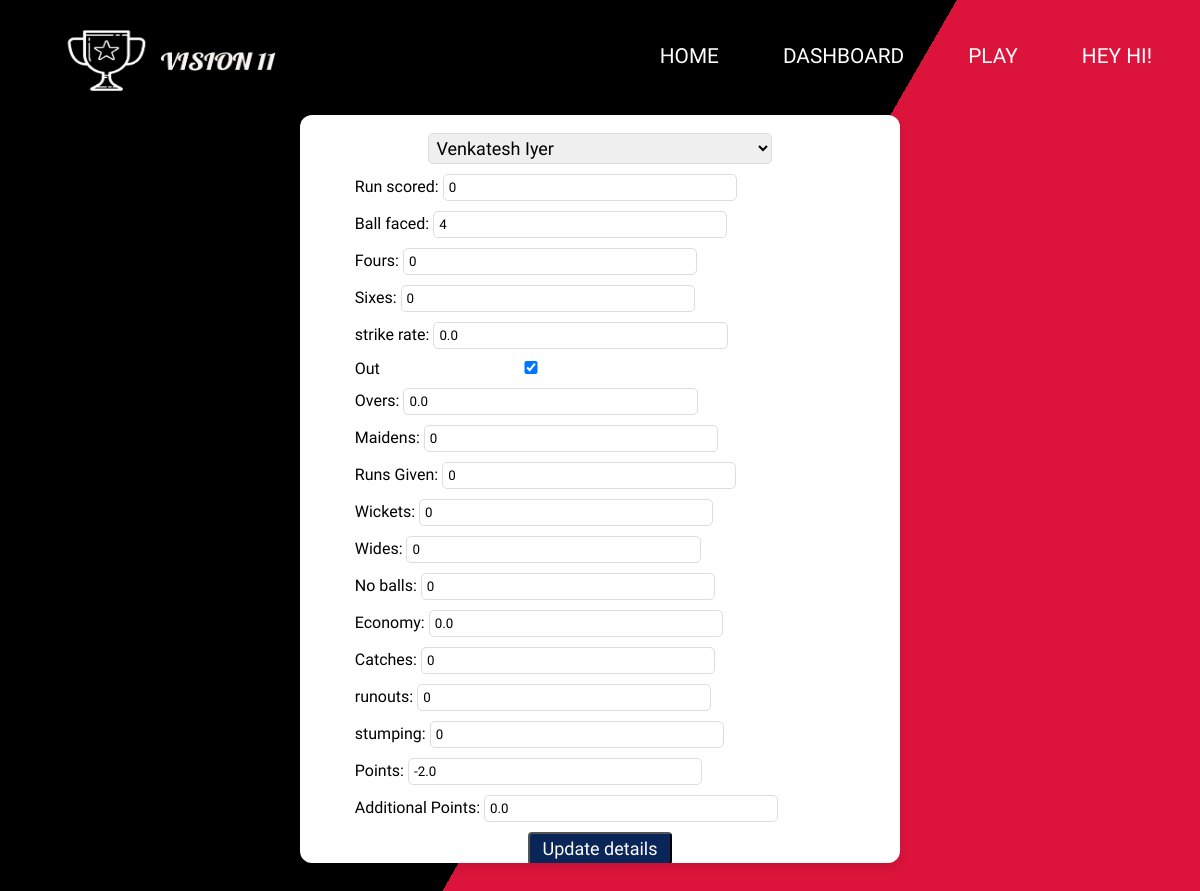
Page /playermatchdata/match=1 (signed in) on the committed database.
### usermanagerAPP/models.py (models this page shows, shortened)
class User1(AbstractUser):
    first_name = models.CharField(
        max_length=20
    )
    last_name = models.CharField(
        max_length=20
    )
    username = models.CharField(
        max_length=20,
        unique=True
    )
    age = models.IntegerField(
        null=True,
        blank=True
    )
    email = models.EmailField(
        max_length=50
    )
    vision_credits = models.FloatField(
        default=0
    )
    currency_type = models.CharField(
        choices=Currency_Choices,
        default=Choices.VISION_CANDIES,
        max_length=50
    )
    gender_type = models.CharField(
        choices=Gender_Choices,
        null=True,
        max_length=10
    )
    country = models.CharField(
        max_length=50
    )
    adult = models.BooleanField(
        'Adult_status',
        default=False
    )
    staff = models.BooleanField(
        'Staff_status',
        default=False
    )
    superuser = models.BooleanField(
        'super_user_status',
        default=False
    )
    aadhar_image = models.FileField(
        upload_to='others',
        null=True,
        blank=True
    )
    contests_won = models.IntegerField(
        default=0
    )
    objects = UserManager()
    @property
    def is_staff(self):
        return self.staff

### mainAPP/models.py (models this page shows, shortened)
class PlayersMatchData(models.Model):
    pid = models.ForeignKey(
        Player,
        on_delete=models.CASCADE
    )
    match_url = models.ForeignKey(
        Match,
        on_delete=models.Case
    )
    runsScored = models.IntegerField(default=0)
    ballsFaced = models.IntegerField(default=0)
    fours = models.IntegerField(default=0)
    sixes = models.IntegerField(default=0)
    strikeRate = models.FloatField(default=0)
    out = models.BooleanField(
        default=False
    )
    overs = models.FloatField(default=0)
    maidens = models.IntegerField(default=0)
    runsGiven = models.IntegerField(default=0)
    wickets = models.IntegerField(default=0)
    wides = models.IntegerField(default=0)
    noBalls = models.IntegerField(default=0)
    economy = models.FloatField(default=0)
    catches = models.IntegerField(
        default=0
    )
    runouts = models.IntegerField(
        default=0
    )
    stumpings = models.IntegerField(
        default=0
    )
    points = models.FloatField(
        default=0
    )
    additional_points = models.FloatField(
        default=0
    )

### mainAPP/views.py (the view)
# urls.py: path('playermatchdata/match=<int:mid>',views.RenderPlayerMatchData),
@login_required(login_url='/accounts/login')
def RenderPlayerMatchData(request,mid):
    try:
        if request.user.is_staff:
            return vision11_render().render_player_matchdata(request,mid)
        return redirect('/')
    except Exception as e:
        return redirect('/staff')

### mainAPP/repository.py (called while the page is built)
    def render_player_matchdata(self, request, mid):
        try:
            match = Match.objects.get(id=mid)
        except:
            return HttpResponseBadRequest('Match does not Exists!!')
        get_players = PlayersMatchData.objects.filter(match_url=match)
        return render(request, 'playermatchdata.html', {'players_data': get_players})

### templates/playermatchdata.html (shortened to what this page needs)
{% load static %}
<!DOCTYPE html>
<html lang="en">
<head>
    <link rel="stylesheet" href="{% static 'css/playermatchdata.css' %}">
    <link rel="stylesheet" href="https://stackpath.bootstrapcdn.com/font-awesome/4.7.0/css/font-awesome.min.css">
    <link rel="stylesheet" href="{% static 'css/navbar.css' %}">
</head>
<body>
    {% include 'navbar.html' %}
    <div class="multicolorbg">
        <div class="box" id="box">
            <select name="userselectedteam" id="players" onchange="show_player_data()">
                {% for players in players_data %}
                <option value="{{ players.pid.pid }}">{{ players.pid.player_name }}</option>
                {% endfor %}
              </select>
            {% for players in players_data %}
            <form class="suggestion_form"  id="player{{ players.pid.pid }}" action="/updateplayermatchdata/match={{ players.match_url.id }}/player={{ players.pid.pid }}" method="post">
                <div >
                  <div class="form_">
                    <div class="runs">
                    <label class="input_title">Run scored: </label>
                      <input placeholder="Run Scored" name="runs" value={{ players.runsScored }}>
                    </div>
                    <div class="balls">
                        <label class="input_title">Ball faced: </label>
                      <input placeholder="Balls" name="balls_faces" value={{ players.ballsFaced }}>
                    </div>
                    <div class="fours">
                        <label class="input_title">Fours: </label>
                      <input placeholder="fours" name="fours" value = {{ players.fours }}>
                    </div>
                    <div class="sixes">
                        <label class="input_title">Sixes: </label>
                      <input placeholder="sixes" name="sixes" value = {{ players.sixes }}>
                    </div>
                    <div class="stiker">
                        <label class="input_title">strike rate: </label>
                      <input placeholder="stikr_rate" name="strike_rate" value = {{ players.strikeRate }}>
                    </div>
                    <div class="stiker">
                        <label class="input_title">Out</label>
                        {% if players.out %}
                        <input type="checkbox" placeholder="stikr_rate" name="out" checked>
                        {% else %}
                        <input type="checkbox" placeholder="stikr_rate" name="out" >
                        {% endif %}
                    </div>
                    <div class="overs">
                        <label class="input_title">Overs: </label>
                      <input placeholder="overs" name="overs" value = {{ players.overs }}>
                    </div>
                    <div class="maidens">
                        <label class="input_title">Maidens: </label>
                      <input placeholder="maiden" name="maiden" value = {{ players.maidens }}>
                    </div>
                    <div class="runsgiven">
                        <label class="input_title">Runs Given: </label>
                        <input placeholder="runs_given" name="runs_given" value = {{ players.runsGiven }}>
                    </div>
                    <div class="wickets">
                        <label class="input_title">Wickets: </label>
                      <input placeholder="wicket" name="wicket" value = {{ players.wickets }}>
                    </div>
                    <div class="wides">
                        <label class="input_title">Wides: </label>
                      <input placeholder="wides" name="wides" value = {{ players.wides }}>
                    </div>
                    <div class="noballs">
                        <label class="input_title">No balls: </label>
                      <input placeholder="no_balls" name="no_balls" value = {{ players.noBalls }}>
                    </div>
                    <div class="economy">
                        <label class="input_title">Economy: </label>
                      <input placeholder="economy" name="economy" value = {{ players.economy }}>
                    </div>
                    <div class="catches">
                        <label class="input_title">Catches: </label>
                      <input placeholder="catches" name="catches" value = {{ players.catches }}>
                    </div>
                    <div class="runouts">
                        <label class="input_title">runouts: </label>
                      <input placeholder="runouts" name="runouts" value = {{ players.runouts }}>
                    </div>
                    <div class="stumping">
                        <label class="input_title">stumping: </label>
                      <input placeholder="stumping" name="stumping" value = {{ players.stumpings }}>
                    </div>
                    <div class="points">
                        <label class="input_title">Points: </label>
                      <input placeholder="points" name="points" value = {{ players.points }}>
                    </div>
                    <div class="addpoints">
                        <label class="input_title">Additional Points: </label>
                      <input placeholder="add points" name="add_points" value = {{ players.additional_points }}>
                    </div>
                  <div class="createbutton">
                    <button type="submit">Update details</button>
                  </div>
              </div>
        </div>
            </form>
        {% endfor %}
    </div>
</body>
</html>

### templates/navbar.html (shortened to what this page needs)
{% load static %}
<header class="header">
    <img width="250px" height="70px" src="{% static 'imgs/web/logo.png' %}" alt="">
  <nav class="navbar">
    <ul class="navbar-list">
      <li><a class="navbar-link" href="/">Home</a></li>
      <li><a class="navbar-link" href="/dashboard">Dashboard</a></li>
      <li><a class="navbar-link" href="/play">Play</a></li>
      {% if not user.is_authenticated %}
      <li><a class="navbar-link" href="/accounts/signup" target="_blank">Register</a>
      {% else %}
      <li><a class="navbar-link" href="#">Hey {{user.first_name}}!</a>
      {% endif %}
      </li>
    </ul>
  </nav>
</header>

### statics/css/playermatchdata.css (style rules this page uses)
* { margin: 0; padding: 0; box-sizing: border-box; font-family: system-ui; }
body { overflow-x: hidden; }
.multicolorbg { background: crimson; background-image: linear-gradient(120deg, #000 55%, crimson 55%); background-repeat: no-repeat; background-size: cover; width: 100vw; min-height: 100vh; overflow: hidden; }
.multicolorbg .box { width: 600px; margin: auto; margin-top: 115px; margin-bottom: 15px; background: #fff; padding: 15px 14px; border-radius: 12px; box-shadow: 0 5px 10px rgba(0,0,0,0.1); height: 80vh; overflow-y: auto; }
.suggestion_form { display: none; }
.suggestion_form div { width: 95%; margin: auto; margin-bottom: 10px; margin-top: 10px; }
.suggestion_form input { border-radius: 5px; width: 60%; padding: 5px; border: 1px solid #dddddd; }
select#players { display: block; width: 60%; margin: auto; margin-bottom: 10px; padding: 3px; font-size: 18px; border-radius: 5px; border: 1px solid #dddddd; margin-top: 3px; }
.createbutton { text-align: center; margin-top: 15px; }
.createbutton button { color: #fff; background: #0A2558; padding: 4px 12px; font-size: 18px; font-weight: 400; border-radius: 4px; text-decoration: none; transition: all 0.3s ease; cursor: pointer; }

### statics/css/navbar.css (style rules this page uses)
* { padding: 0; margin: 0; box-sizing: border-box; font-family: "Work Sans", sans-serif; }
body,html { overflow-x: hidden; position: relative; }
.header { padding: 0 3rem; height: 7rem; display: flex; justify-content: space-between; align-items: center; position: absolute; width: 100vw; background: transparent; overflow: hidden; z-index: 10000; }
.header img { display: block; margin-top: 7px; z-index: 1000000; }
.navbar-list { display: flex; gap: 4rem; list-style: none; }
.navbar-link:link, .navbar-link:visited { display: inline-block; text-transform: uppercase; text-decoration: none; font-size: 1.3rem; font-weight: 500; color: white; transition: all 0.3s; }

### rows in the picture
User1: first_name "HI"
PlayersMatchData: runs "0", balls_faces "4", fours "0", sixes "0", strike_rate "0.0", overs "0.0", maiden "0", runs_given "0", wicket "0", wides "0", no_balls "0", economy "0.0", catches "0", runouts "0", stumping "0", points "-2.0", add_points "0.0"

### other values in the picture
form field userselectedteam "Venkatesh Iyer"
